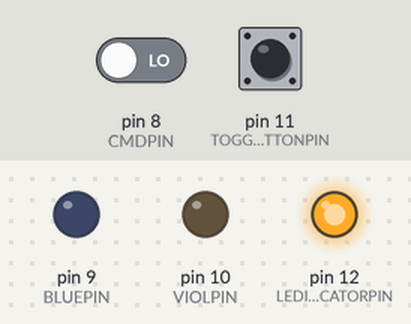
A sketch run on a simulated Arduino Uno, built with avr-gcc and run on an emulated ATmega328P. Parts: output pins drawn as LEDs (lit = HIGH). Dashed ring = blinking. The test bench sets the inputs (shaded band); at power-on: pin 8 (CMDPIN) LOW, pin 11 (TOGGLEBUTTONPIN) LOW. Pins used as bus, display or sensor lines are not drawn.

Above: at 1.2 s.
1.3 s: pin 8 (CMDPIN) driven HIGH
At 3.22 s:
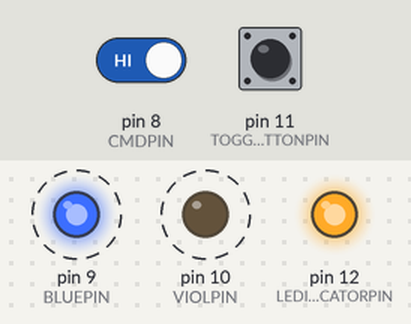
4.3 s: pin 11 (TOGGLEBUTTONPIN) pulled HIGH for 0.15 s
At 4.9 s:
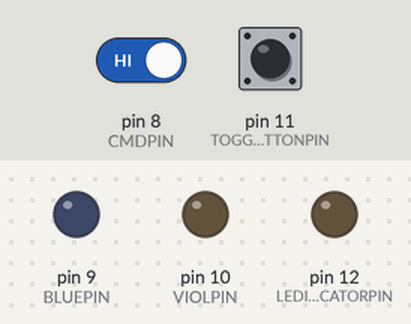
5.9 s: pin 11 (TOGGLEBUTTONPIN) pulled HIGH for 1 s
At 8.47 s:
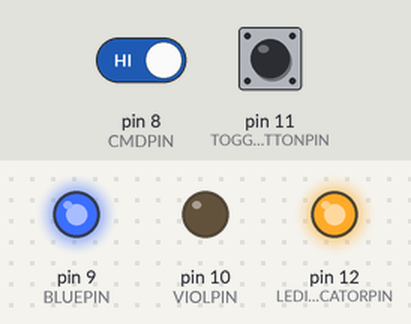
8.9 s: pin 11 (TOGGLEBUTTONPIN) pulled HIGH for 3.2 s
At 9.46 s:
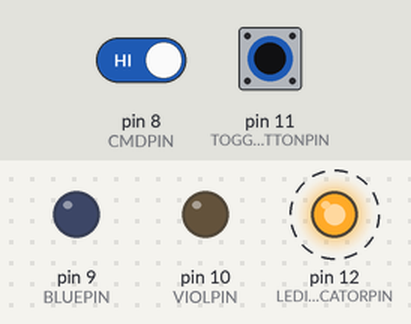
Timing chart, 0 to 13.4 s (numbered marks = the images above; inputs shaded):
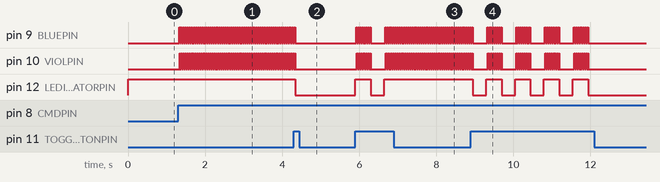

The sketch:

40Hz_imaging_with_50mm_objective.ino
```cpp
/**
 * Title         : 40_Hz_imaging_with_50mm_objetive.ino
 * Authors       : Murat Yildirim
 *               : Miguel Maldonado
 *               : Omer Faruk Dinc
 * Date Created  : 10 October 2024
 * Description   : This code is intended to be uploaded to the Arduino
 *                 Uno that controls the brain imaging camera.
 */
const int CAMTRIGPIN = 3;
const int BLUEPIN = 9;
const int VIOLPIN = 10;
const int CMDPIN = 8;
const int TOGGLEBUTTONPIN = 11;
const int LEDINDICATORPIN = 12;
const bool MODE_TRIGGER_WITH_LED = true;
const bool MODE_TRIGGER_ONLY_CAMERA = false;

const unsigned int uS_DELAY_LED[] = {
      24000
      ,900
};
const unsigned int uS_DELAY_NO_LED  = 0;   // TODO: Calibrate for maximum capture rate
const unsigned long MS_DEBOUNCE     = 350; // For button when switching between modes

bool cmdOn;
int prevModeLED;
int currModeLED;
unsigned long msLastDebounce;

void setup() {
  pinMode(CAMTRIGPIN, OUTPUT);
  pinMode(BLUEPIN, OUTPUT);
  pinMode(VIOLPIN, OUTPUT);
  pinMode(TOGGLEBUTTONPIN, INPUT);
  pinMode(LEDINDICATORPIN, OUTPUT);
  pinMode(CMDPIN, INPUT);

  digitalWrite(CAMTRIGPIN, HIGH);
  digitalWrite(LEDINDICATORPIN, HIGH);

  cmdOn = false;
  prevModeLED = HIGH;
  currModeLED = HIGH;
  msLastDebounce = millis();
}

void loop() {

  /** ====== Button Logic ======
   *
   * Toggle the mode when the button is pressed
   */
  bool buttonPressed = (digitalRead(TOGGLEBUTTONPIN) == HIGH);
  bool debouncePassed = ((millis() - msLastDebounce) > MS_DEBOUNCE);
  if (buttonPressed && debouncePassed) {
    msLastDebounce = millis();                    // Reset the debounce reference
    currModeLED = !currModeLED;                   // Toggle the mode
    digitalWrite(LEDINDICATORPIN, currModeLED);   // Update the LED indicating the mode
  }

  /**
   * ====== Main Control ======
   *
   * This condition checks if the command pin is high (the signal from the NIDAQ to indicate camera triggering)
   * If the command pin is high, then the camera is triggered according to the current mode
   * If the command pin is low, then the LEDs are turned off
   */
  cmdOn = digitalRead(CMDPIN);
  if (cmdOn) {

    if (currModeLED == false && prevModeLED == true) {
    /* If the mode has just been turned off, then turn off the LEDs */
      digitalWrite(VIOLPIN, LOW);
      digitalWrite(BLUEPIN, LOW);
    }
    prevModeLED = currModeLED;

    if (currModeLED == MODE_TRIGGER_WITH_LED) {
    /* =========================== Triggering Logic With LED =========================== */
      digitalWrite(CAMTRIGPIN, HIGH);
      digitalWrite(BLUEPIN, LOW);
      delayMicroseconds(uS_DELAY_LED[0]/2);
      digitalWrite(VIOLPIN, LOW);
      delayMicroseconds(uS_DELAY_LED[1]);
      digitalWrite(CAMTRIGPIN, LOW);
      delayMicroseconds(uS_DELAY_LED[0]/2);

      digitalWrite(CAMTRIGPIN, HIGH);
      digitalWrite(BLUEPIN, HIGH);
      delayMicroseconds(uS_DELAY_LED[0]/2);
      digitalWrite(VIOLPIN, HIGH);
      delayMicroseconds(uS_DELAY_LED[1]);
      digitalWrite(CAMTRIGPIN, LOW);
      delayMicroseconds(uS_DELAY_LED[0]/2);
    }
    else {
    /* ========================== Triggering Logic Only Camera ========================== */
      digitalWrite(CAMTRIGPIN, HIGH);
      delayMicroseconds(uS_DELAY_NO_LED/2);
      digitalWrite(CAMTRIGPIN, LOW);
      delayMicroseconds(uS_DELAY_NO_LED/2);
    }
  }
  else {
    digitalWrite(BLUEPIN, LOW);
    digitalWrite(VIOLPIN, LOW);
  }
}
```

Measured:
- after the input at 1.3 s, pin 9 (BLUEPIN), pin 10 (VIOLPIN): alternates HIGH for 0.02 s and LOW for 0.02 s, starting at once
- after the input at 4.3 s, pin 9 (BLUEPIN), pin 10 (VIOLPIN): goes on until 4.3 s, then stays LOW; pin 12 (LEDINDICATORPIN): HIGH → LOW at once
- after the input at 5.9 s, pin 9 (BLUEPIN): goes 7 × (HIGH 0.02 s, LOW 0.02 s), HIGH 0.02 s, LOW 0.38 s, 44 × (HIGH 0.02 s, LOW 0.02 s), HIGH 0.02 s, then LOW, starting at once; pin 10 (VIOLPIN): goes 7 × (HIGH 0.02 s, LOW 0.02 s), HIGH 0.01 s, LOW 0.39 s, 44 × (HIGH 0.02 s, LOW 0.02 s), then HIGH, starting at once
- after the input at 8.9 s, pin 12 (LEDINDICATORPIN): alternates HIGH for 0.40 s and LOW for 0.35 s, 9 changes in all, then stays LOW, starting at once
